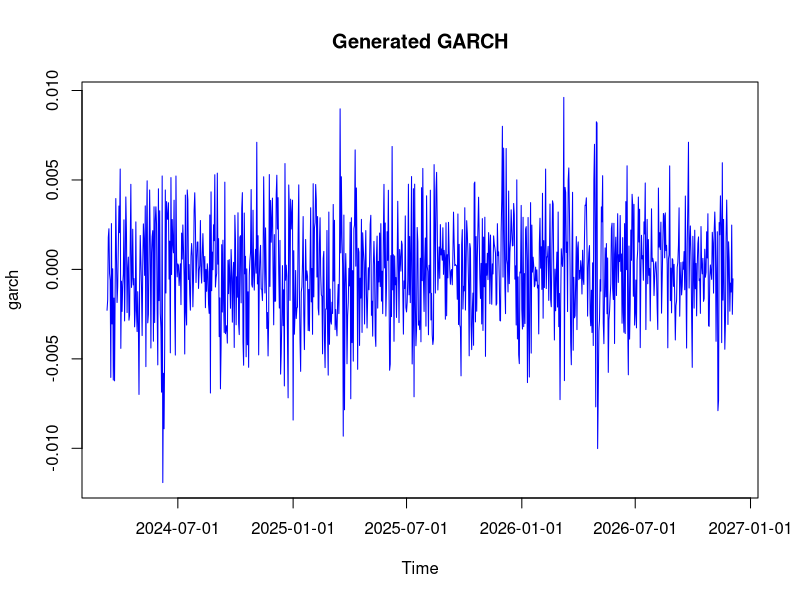
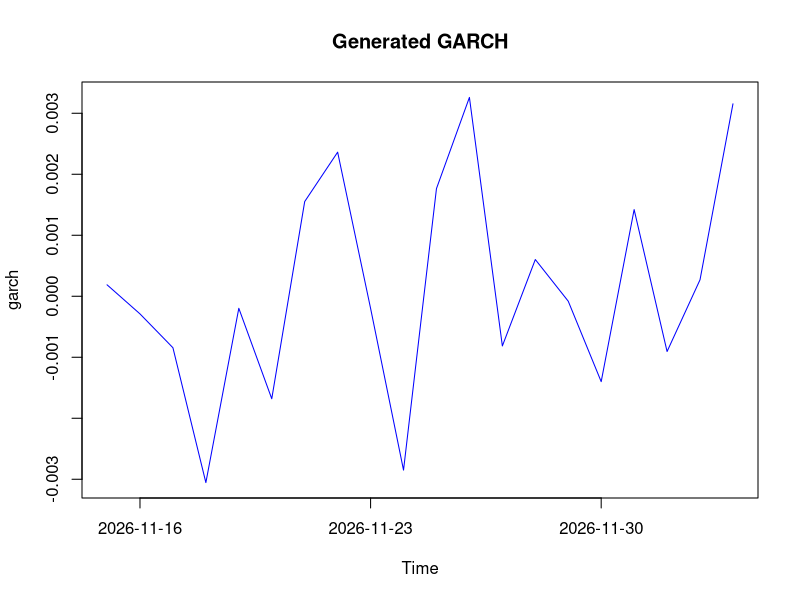

Recreate these plots in R, in order.
#install.packages("fGarch")
library(fGarch)
rm(list = ls())

seed <- 123

#generates p ""a" coefficients and q "b" coefficients, s.t their sum < 1
GARCHcoeff <- function(p,q,upbound){
  a <- rep(0,p)
  b <- rep(0,q)
  a[1] <- runif(1, 0, upbound) #initalises the first "a" coefficient
  #upper bound so the first coefficient isn't excessively large compared to the others
  for (i in 2:p){
    a[i] <- runif(1, 0, (1-sum(a))) #generated such that the sum of the coefficient stay < 1
  }
  for (i in 1:q){
    b[i] <- runif(1, 0, (1-(sum(a))+sum(b))) 
    #generated such that the sum of the coefficients of a and b stay < 1
  }
return(list(a,b))
}

GARCHcoeff(2,2,0.8)


#generates n datapoints following a GARCH(p,q) with a list of coefficients coeff
#omega is by default
simulationGARCH <- function(coeff,n){
  spec = garchSpec(model = coeff)
  data <- garchSim(spec, n)
  plot(data, type = "l", col = "blue", main = "Generated GARCH")
  return(data)
}

#example with the generated coefficients
simulationGARCH(GARCHcoeff(2,2,0.8),1000)

#example with own coefficents
simulationGARCH(list(alpha = c(0.2, 0.05), beta = c(0.09,0.02)),20)
